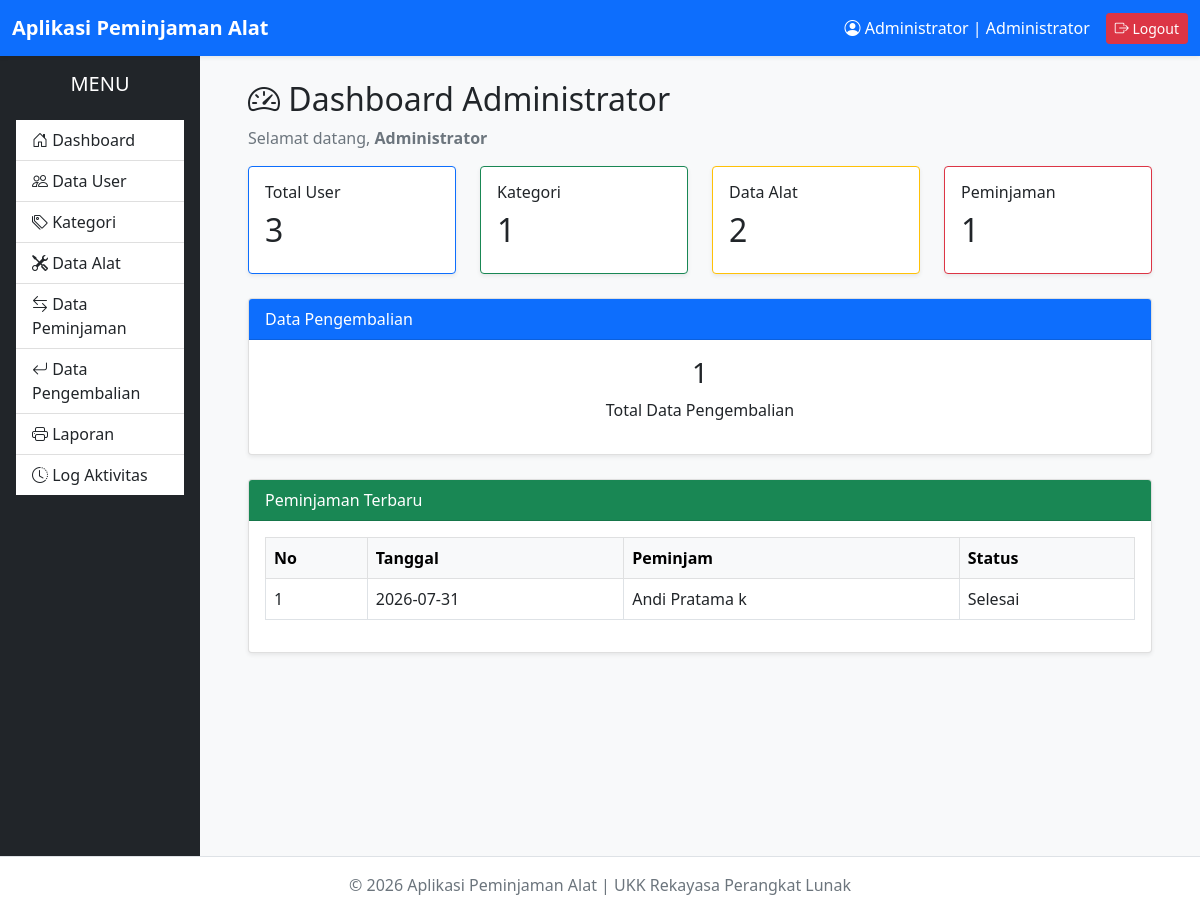
The page /administrator/dashboard.php (signed in) on the database as committed earlier.
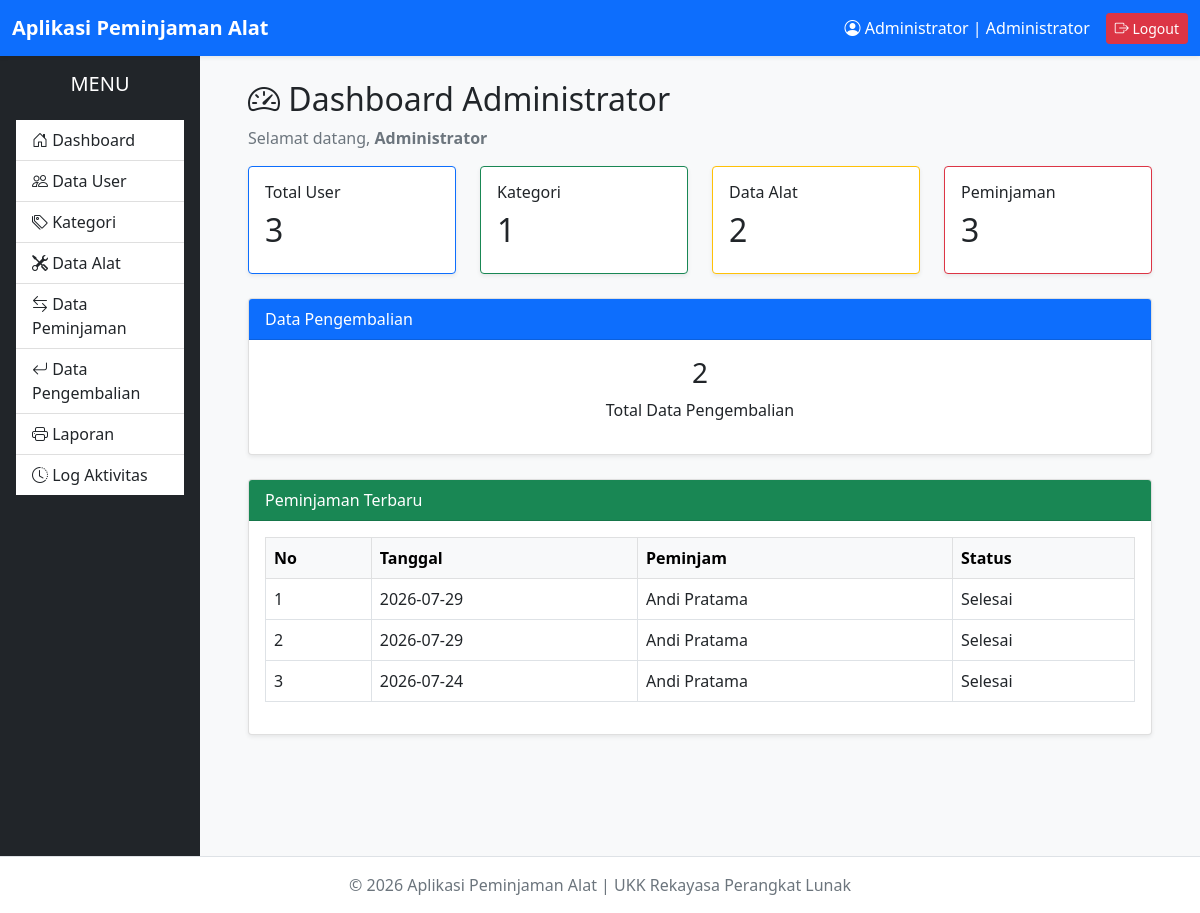
The same page on the database as committed later.
### tables this page shows
CREATE TABLE `peminjaman` (
  `id_peminjaman` int(11) NOT NULL,
  `id_user` int(11) NOT NULL,
  `tanggal_pinjam` date NOT NULL,
  `tanggal_kembali` date NOT NULL,
  `status` enum('Menunggu','Disetujui','Ditolak','Dipinjam','Selesai') DEFAULT 'Menunggu',
  `created_at` timestamp NOT NULL DEFAULT current_timestamp(),
  `updated_at` timestamp NOT NULL DEFAULT current_timestamp() ON UPDATE current_timestamp()
);

CREATE TABLE `users` (
  `id_user` int(11) NOT NULL,
  `nama_lengkap` varchar(100) NOT NULL,
  `username` varchar(50) NOT NULL,
  `password` varchar(255) NOT NULL,
  `level` enum('Administrator','Petugas','Peminjam') NOT NULL,
  `status` enum('Aktif','Tidak Aktif') DEFAULT 'Aktif',
  `created_at` timestamp NOT NULL DEFAULT current_timestamp(),
  `updated_at` timestamp NOT NULL DEFAULT current_timestamp() ON UPDATE current_timestamp()
);

### administrator/dashboard.php (the view, shortened to what this page needs)
<?php
require_once '../config/database.php';
require_once '../layouts/header.php';
require_once '../layouts/navbar.php';
require_once '../layouts/sidebar.php';
$queryUser = $conn->query('SELECT COUNT(*) AS total FROM users');
$totalUser = $queryUser->fetch_assoc()['total'];
$queryKategori = $conn->query('SELECT COUNT(*) AS total FROM kategori');
$totalKategori = $queryKategori->fetch_assoc()['total'];
$queryAlat = $conn->query('SELECT COUNT(*) AS total FROM alat');
$totalAlat = $queryAlat->fetch_assoc()['total'];
$queryPinjam = $conn->query('SELECT COUNT(*) AS total FROM peminjaman');
$totalPinjam = $queryPinjam->fetch_assoc()['total'];
$queryKembali = $conn->query('SELECT COUNT(*) AS total FROM pengembalian');
$totalKembali = $queryKembali->fetch_assoc()['total'];
?>
<div class="container-fluid">
    <h2 class="mb-2">
        <i class="bi bi-speedometer2"></i>
        Dashboard Administrator
    </h2>
    <p class="text-muted">
        Selamat datang,
        <strong><?= $_SESSION['nama_lengkap'] ?></strong>
    </p>
    <div class="row">
        <div class="col-lg-3 col-md-6 mb-4">
            <div class="card border-primary shadow-sm">
                <div class="card-body">
                    <h6>Total User</h6>
                    <h2><?= $totalUser ?></h2>
                </div>
            </div>
        </div>
        <div class="col-lg-3 col-md-6 mb-4">
            <div class="card border-success shadow-sm">
                <div class="card-body">
                    <h6>Kategori</h6>
                    <h2><?= $totalKategori ?></h2>
                </div>
            </div>
        </div>
        <div class="col-lg-3 col-md-6 mb-4">
            <div class="card border-warning shadow-sm">
                <div class="card-body">
                    <h6>Data Alat</h6>
                    <h2><?= $totalAlat ?></h2>
                </div>
            </div>
        </div>
        <div class="col-lg-3 col-md-6 mb-4">
            <div class="card border-danger shadow-sm">
                <div class="card-body">
                    <h6>Peminjaman</h6>
                    <h2><?= $totalPinjam ?></h2>
                </div>
            </div>
        </div>
    </div>
    <div class="row">
        <div class="col-md-12">
            <div class="card shadow-sm">
                <div class="card-header bg-primary text-white">
                    Data Pengembalian
                </div>
                <div class="card-body">
                    <h3 class="text-center">
                        <?= $totalKembali ?>
                    </h3>
                    <p class="text-center">
                        Total Data Pengembalian
                    </p>
                </div>
            </div>
        </div>
    </div>
    <br>
    <div class="card shadow-sm">
        <div class="card-header bg-success text-white">
            Peminjaman Terbaru
        </div>
        <div class="card-body table-responsive">
            <table class="table table-bordered table-hover">
                <thead class="table-light">
                    <tr>
                        <th>No</th>
                        <th>Tanggal</th>
                        <th>Peminjam</th>
                        <th>Status</th>
                    </tr>
                </thead>
                <tbody>
                    <?php
                    $sql = "
                        SELECT
                            p.*,
                            u.nama_lengkap
                        FROM peminjaman p
                        JOIN users u
                            ON p.id_user = u.id_user
                        ORDER BY p.id_peminjaman DESC
                        LIMIT 5
                    ";
                    $result = $conn->query($sql);
                    $no = 1;
                    while ($row = $result->fetch_assoc()) :
                    ?>
                    <tr>
                        <td><?= $no++ ?></td>
                        <td><?= $row['tanggal_pinjam'] ?></td>
                        <td><?= $row['nama_lengkap'] ?></td>
                        <td><?= $row['status'] ?></td>
                    </tr>
                    <?php endwhile; ?>
                </tbody>
            </table>
        </div>
    </div>
</div>
<?php
require_once '../layouts/footer.php';
?>

Rows that differ between the two databases and show on the page:
removed peminjaman: tanggal_pinjam "2026-07-31", id_user.nama_lengkap "Andi Pratama k", status "Selesai"
added peminjaman: tanggal_pinjam "2026-07-29", id_user.nama_lengkap "Andi Pratama", status "Selesai"
added peminjaman: tanggal_pinjam "2026-07-29", id_user.nama_lengkap "Andi Pratama", status "Selesai"
added peminjaman: tanggal_pinjam "2026-07-24", id_user.nama_lengkap "Andi Pratama", status "Selesai"
Other text that changed with them:
$totalPinjam: "1" → "3"
$totalKembali: "1" → "2"
